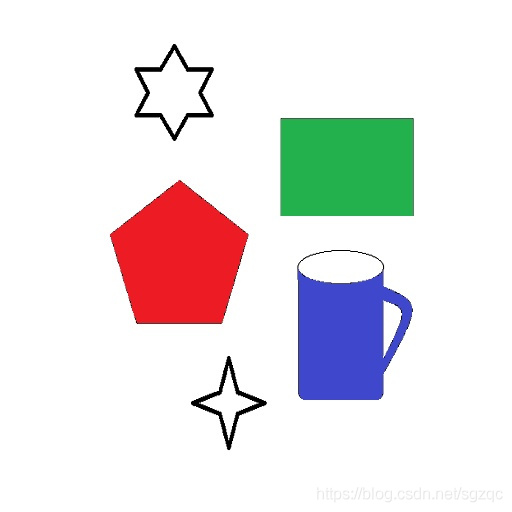
#> input picture 1.jpg, 512 x 512 px
$ python '图像分割.py'
#> lines starting #> are read from the running program, lines starting #| are printed output that depends on the picture; after the words box and inside, x2 and y2 are one past the last pixel; in counts of white or black regions, pixels touching at a corner belong together
from turtle import width
import cv2
import numpy as np
import matplotlib.pyplot as plt

#按区域生长来分割，选定三个种子，分割三个种子所在的区域
img = cv2.imread("1.jpg")
#> img is the input picture: shape (512, 512, 3); mean B, G, R 229.7, 228.7, 232.3
gray_img = cv2.cvtColor(img, cv2.COLOR_BGR2GRAY)
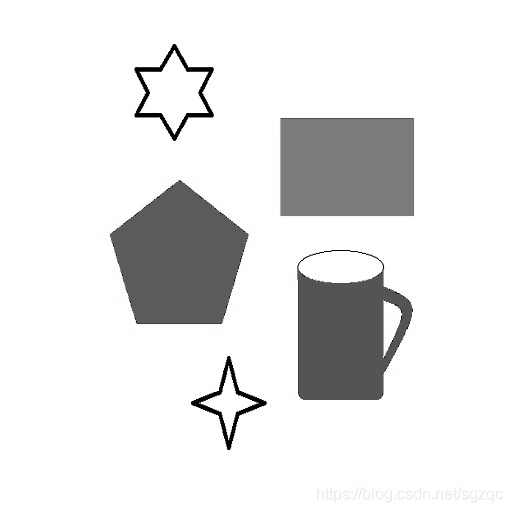
#> gray_img: shape (512, 512); min 0, max 255, mean 229.9


def get_binary_img(img):
    # gray img to bin image
    bin_img = np.zeros(shape=(img.shape), dtype=np.uint8)
    h = img.shape[0]
#> h = 512
    w = img.shape[1]
#> w = 512
    for i in range(h):
        for j in range(w):
            bin_img[i][j] = 255 if img[i][j] > 127 else 0
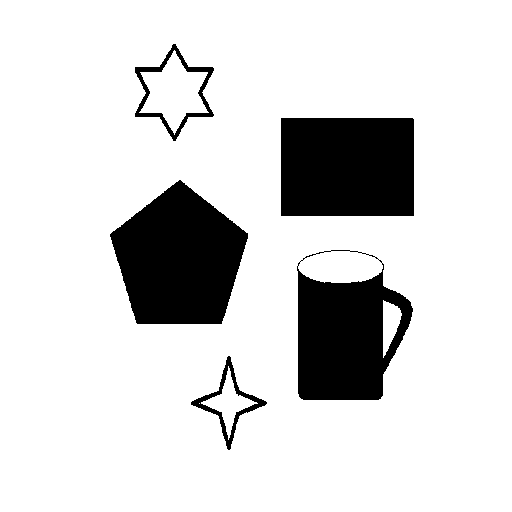
#> bin_img: shape (512, 512); 84.6% white; 5 black regions, box (x1, y1, x2, y2) and area: (110, 180, 248, 324) 13832, (281, 118, 414, 216) 13033, (297, 250, 413, 400) 11231, (135, 44, 214, 141) 1237, (191, 356, 267, 450) 1008
    return bin_img


# 调用
bin_img = get_binary_img(gray_img)
out_img = np.zeros(shape=(bin_img.shape), dtype=np.uint8)
hei = bin_img.shape[0]
#> hei = 512
wid = bin_img.shape[1]
#> wid = 512
# 选择初始3个种子点
seeds = [(176, 255), (229, 405), (347, 165)]
for seed in seeds:
    x = seed[0]
    y = seed[1]
    out_img[y][x] = 255
# 8 邻域
directs = [(-1, -1), (0, -1), (1, -1), (1, 0),
            (1, 1), (0, 1), (-1, 1), (-1, 0)]
visited = np.zeros(shape=(bin_img.shape), dtype=np.uint8)
while len(seeds):
    seed = seeds.pop(0)
    x = seed[0]
    y = seed[1]
    # visit point (x,y)
    visited[y][x] = 1
    for direct in directs:
        cur_x = x + direct[0]
        cur_y = y + direct[1]
        # 非法
        if cur_x <0 or cur_y<0 or cur_x >= wid or cur_y >=hei :
            continue
        # 没有访问过且属于同一目标
        if (not visited[cur_y][cur_x]) and (bin_img[cur_y][cur_x]==bin_img[y][x]) :
            out_img[cur_y][cur_x] = 255
            visited[cur_y][cur_x] = 1
            seeds.append((cur_x,cur_y))

bake_img = img.copy()
h = bake_img.shape[0]
#> h = 512
w = bake_img.shape[1]
#> w = 512
for i in range(h):
    for j in range(w):
        if out_img[i][j] != 255:
            bake_img[i][j][0] = 0
            bake_img[i][j][1] = 0
            bake_img[i][j][2] = 0
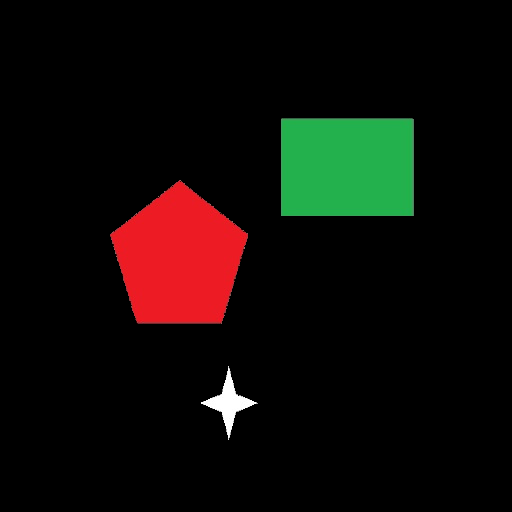
#> bake_img: shape (512, 512, 3); mean B, G, R 6.8, 11.2, 15.1
cv2.imshow('分割结果',bake_img)
cv2.waitKey(0)
